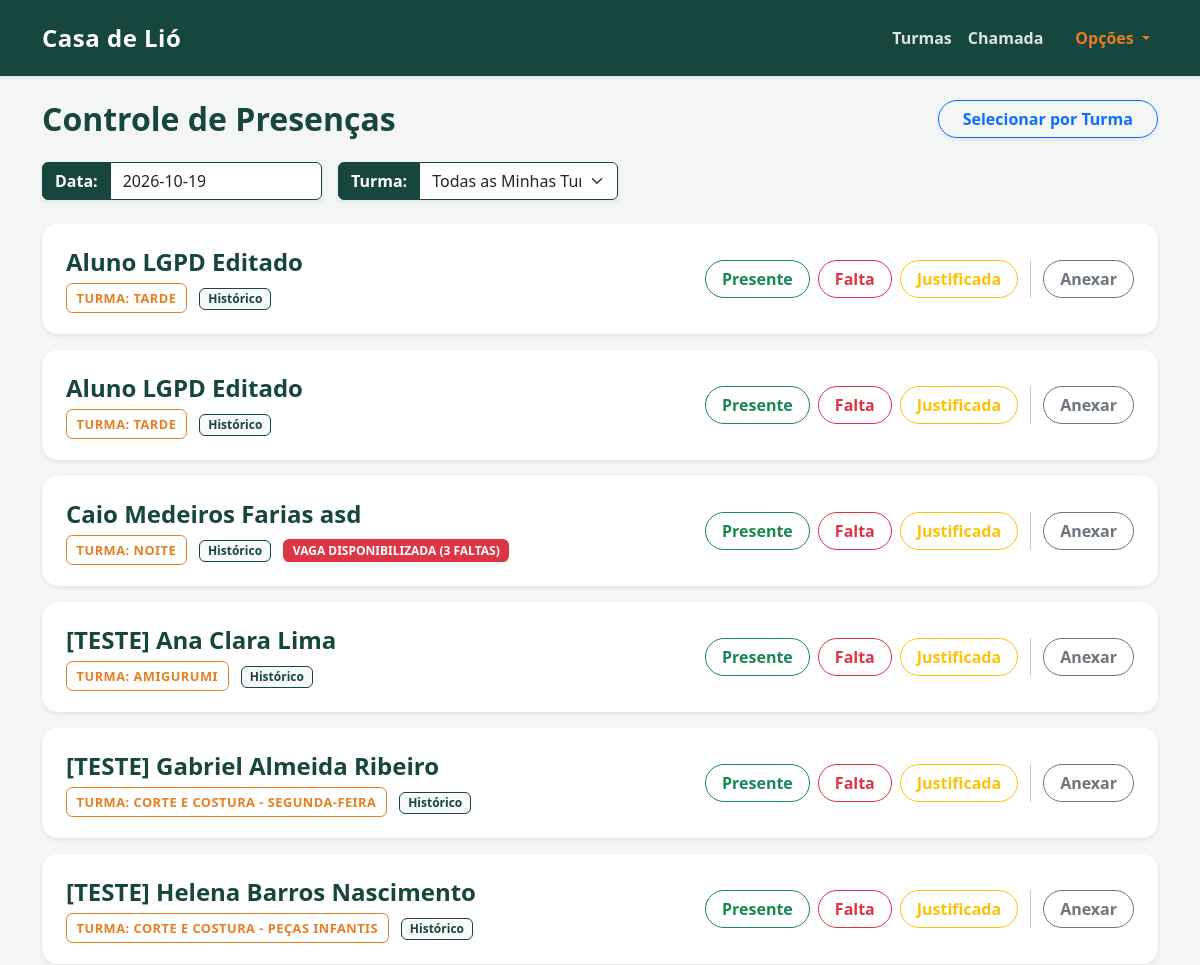
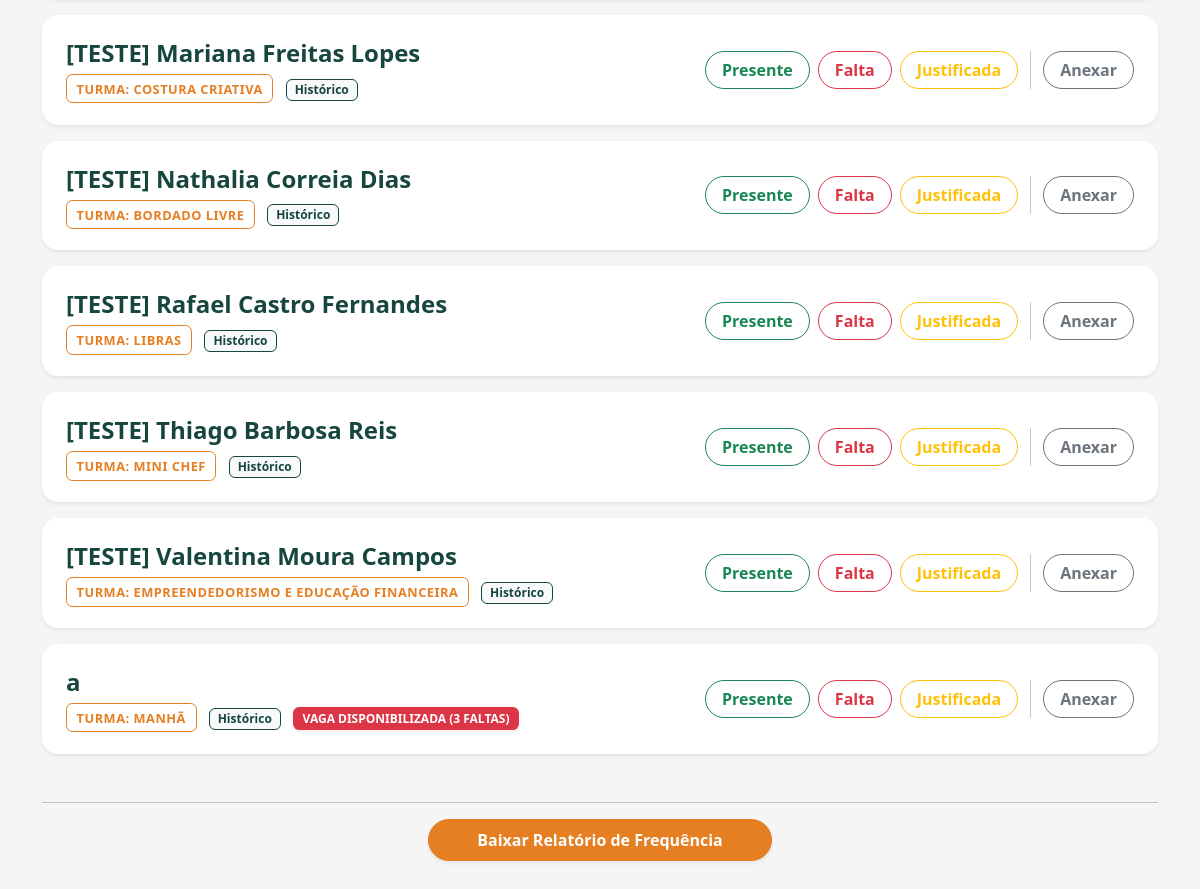
The page / (signed in) on the database its author committed (2 pictures, top to bottom).
### tables this page shows
CREATE TABLE alunos (
        id INTEGER PRIMARY KEY AUTOINCREMENT,
        nome TEXT NOT NULL,
        turma TEXT NOT NULL,
        data_nascimento TEXT,
        telefone TEXT,
        cep TEXT,
        rua TEXT,
        numero TEXT,
        bairro TEXT,
        cidade TEXT,
        referencia TEXT,
        contato_emergencia TEXT,
        telefone_emergencia TEXT,
        condicao_medica TEXT,
        nome_responsavel TEXT,
        autorizacao_pais INTEGER
    , consentimento_lgpd INTEGER DEFAULT 0, data_consentimento TEXT);

### app.py (the view)
@app.get("/", response_class=HTMLResponse)
async def home(request: Request, data_chamada: str = None, turma: str = None):
    usuario = obter_usuario_atual(request)
    if not usuario:
        return RedirectResponse(url="/login", status_code=303)
    data_atual = data_chamada if data_chamada else date.today().isoformat()
    try:
        datetime.strptime(data_atual, "%Y-%m-%d")
    except ValueError:
        raise HTTPException(status_code=422, detail="Data inválida; use AAAA-MM-DD")
    conexao = pegar_conexao()
    turmas_disponiveis = obter_turmas_permitidas(conexao, usuario)
    if usuario['perfil'] != 'coordenacao' and not turmas_disponiveis:
        conexao.close()
        return templates.TemplateResponse(
            request=request,
            name="index.html",
            context={
                "alunos": [],
                "data_atual": data_atual,
                "turmas_disponiveis": [],
                "turma_selecionada": "",
                "sem_turma_vinculada": True
            }
        )
    if usuario['perfil'] != 'coordenacao' and not turma and len(turmas_disponiveis) == 1:
        turma = turmas_disponiveis[0]
    query = '''
        SELECT a.id, a.nome, a.turma, p.status, p.atestado,
               (SELECT COUNT(*) FROM presencas WHERE aluno_id = a.id AND status = 'Falta') as total_faltas
        FROM alunos a
        LEFT JOIN presencas p ON a.id = p.aluno_id AND p.data = ?
    '''
    parametros = [data_atual]
    if turma and turma in turmas_disponiveis:
        query += ' WHERE a.turma = ?'
        parametros.append(turma)
    elif usuario['perfil'] != 'coordenacao':
        placeholders = ','.join(['?'] * len(turmas_disponiveis))
        query += f' WHERE a.turma IN ({placeholders})'
        parametros.extend(turmas_disponiveis)
        turma = ""
    query += ' ORDER BY a.nome ASC'
    alunos = conexao.execute(query, parametros).fetchall()
    conexao.close()
    return templates.TemplateResponse(
        request=request,
        name="index.html",
        context={
            "alunos": alunos,
            "data_atual": data_atual,
            "turmas_disponiveis": turmas_disponiveis,
            "turma_selecionada": turma if (turma and turma in turmas_disponiveis) else "",
            "sem_turma_vinculada": False
        }
    )

### templates/index.html (shortened to what this page needs)
{% extends 'base.html' %}
{% block conteudo %}
    <link rel="stylesheet" href="https://cdn.jsdelivr.net/npm/flatpickr/dist/flatpickr.min.css">
    <div class="d-flex flex-wrap justify-content-between align-items-center mb-4 gap-2">
        <div>
            <h2 class="text-primary fw-bold mb-0">
                Controle de Presenças
            </h2>
        </div>
        <a href="/turmas" class="btn btn-outline-primary rounded-pill fw-semibold px-4 shadow-sm">
             Selecionar por Turma
        </a>
    </div>
    <form method="GET" action="/" class="d-flex flex-wrap gap-3 mb-4 align-items-center">
        <div class="input-group shadow-sm attendance-filter" style="max-width: 280px;">
            <span class="input-group-text bg-primary text-white border-primary fw-bold">Data:</span>
            <input type="text" id="calendario-br" name="data_chamada" class="form-control border-primary bg-white" value="{{ data_atual }}" placeholder="Selecione a data">
        </div>
        <div class="input-group shadow-sm attendance-filter" style="max-width: 280px;">
            <span class="input-group-text bg-primary text-white border-primary fw-bold">Turma:</span>
            <select name="turma" class="form-select border-primary bg-white" onchange="this.form.submit()">
                <option value="">Todas as Minhas Turmas</option>
            </select>
        </div>
    </form>
    {% if alunos %}
        {% for aluno in alunos %}
        <div class="card shadow-sm mb-3 border-0" style="border-radius: 1rem;">
            <div class="card-body p-4 attendance-card-body d-flex flex-column flex-lg-row justify-content-between align-items-center gap-3">
                <div class="text-center text-lg-start w-100">
                    <h4 class="card-title mb-2 fw-bold text-primary">{{ aluno['nome'] }}</h4>
                    <span class="badge-institucional me-2">Turma: {{ aluno['turma'] }}</span>
                    <a href="/alunos/{{ aluno['id'] }}/historico" class="badge bg-light text-primary border border-primary text-decoration-none py-1 px-2 me-2">
                         Histórico
                    </a>
                    {% if aluno['total_faltas'] >= 3 %}
                        <span class="badge bg-danger shadow-sm" style="border-radius: 0.4rem; padding: 0.35rem 0.6rem; font-size: 0.75rem; text-transform: uppercase;">
                             Vaga Disponibilizada ({{ aluno['total_faltas'] }} Faltas)
                        </span>
                    {% endif %}
                </div>
                <div class="attendance-actions d-flex flex-wrap justify-content-center justify-content-lg-end align-items-center gap-2 w-100">
                    <form action="/registrar/{{ aluno['id'] }}/{{ data_atual }}/Presente?turma={{ turma_selecionada or '' }}" method="POST">
                        <button class="btn {% if aluno['status'] == 'Presente' %}btn-success{% else %}btn-outline-success{% endif %} rounded-pill px-3 fw-semibold">Presente</button>
                    </form>
                    <form action="/registrar/{{ aluno['id'] }}/{{ data_atual }}/Falta?turma={{ turma_selecionada or '' }}" method="POST">
                        <button class="btn {% if aluno['status'] == 'Falta' %}btn-danger{% else %}btn-outline-danger{% endif %} rounded-pill px-3 fw-semibold">Falta</button>
                    </form>
                    <form action="/registrar/{{ aluno['id'] }}/{{ data_atual }}/Falta justificada?turma={{ turma_selecionada or '' }}" method="POST">
                        <button class="btn {% if aluno['status'] == 'Falta justificada' %}btn-warning{% else %}btn-outline-warning{% endif %} rounded-pill px-3 fw-semibold">Justificada</button>
                    </form>
                    <button type="button" class="btn btn-outline-secondary rounded-pill px-3 fw-semibold" data-bs-toggle="modal" data-bs-target="#modalAtestado{{ aluno['id'] }}">
                         Anexar
                    </button>
                </div>
            </div>
        </div>
        {% endfor %}
    {% endif %}
    <hr class="mt-5">
    <div class="text-center mb-5">
        <button type="button" class="btn btn-warning rounded-pill px-5 py-2 fw-bold shadow-sm text-white" data-bs-toggle="modal" data-bs-target="#modalFiltros">
            Baixar Relatório de Frequência
        </button>
    </div>
{% endblock %}

### templates/base.html (shortened to what this page needs)
<!DOCTYPE html>
<html lang="pt-PT">
<head>
    <link href="https://cdn.jsdelivr.net/npm/bootstrap@5.3.0/dist/css/bootstrap.min.css" rel="stylesheet">
</head>
<body>
    <nav class="navbar navbar-expand-lg shadow-sm">
        <div class="container">
            <a class="navbar-brand fw-bold text-white" href="/">Casa de Lió</a>
            <div class="collapse navbar-collapse" id="navbarNav">
                <ul class="navbar-nav ms-auto align-items-center">
                    {% if request.session.get('perfil') == 'coordenacao' %}
                        <li class="nav-item dropdown">
                            <a class="nav-link fw-semibold dropdown-toggle" href="#" id="menuTurmas" role="button" data-bs-toggle="dropdown" aria-expanded="false">
                                Turmas
                            </a>
                            <ul class="dropdown-menu shadow border-0 mt-2" aria-labelledby="menuTurmas">
                                <li>
                                    <a class="dropdown-item text-primary fw-semibold" href="/turmas">
                                        Painel de Controle de Turmas
                                    </a>
                                </li>
                                <li><hr class="dropdown-divider"></li>
                                <li>
                                    <a class="dropdown-item text-primary fw-semibold" href="/turmas/nova">
                                        Criação de Novas Turmas
                                    </a>
                                </li>
                            </ul>
                        </li>
                    {% else %}
                        <li class="nav-item"><a class="nav-link fw-semibold" href="/turmas">Turmas</a></li>
                    {% endif %}
                    <li class="nav-item"><a class="nav-link fw-semibold" href="/">Chamada</a></li>
                    <li class="nav-item dropdown ms-lg-3 mt-2 mt-lg-0">
                        <a class="nav-link fw-bold dropdown-toggle" href="#" id="menuPerfil" role="button" data-bs-toggle="dropdown" aria-expanded="false" style="color: var(--laranja-adra) !important;">
                            Opções
                        </a>
                    </li>
                </ul>
            </div>
        </div>
    </nav>
    <div class="container mt-4">
        {% block conteudo %}{% endblock %}
    </div>
</body>
</html>

### templates/base.html (style rules this page uses)
:root { --verde-adra: #16463d; --laranja-adra: #e67e22; --fundo-cinza: #f4f6f5; }
body { background-color: var(--fundo-cinza) !important; font-family: 'Segoe UI', Tahoma, Geneva, Verdana, sans-serif; }
.navbar { background-color: var(--verde-adra) !important; padding-top: 15px; padding-bottom: 15px; }
.navbar-brand { font-size: 1.5rem; letter-spacing: 0.5px; }
.nav-link { color: rgba(255, 255, 255, 0.85) !important; transition: color 0.3s; }
.text-primary { color: var(--verde-adra) !important; }
.bg-primary { background-color: var(--verde-adra) !important; }
.border-primary { border-color: var(--verde-adra) !important; }
.btn-warning { background-color: var(--laranja-adra) !important; border-color: var(--laranja-adra) !important; color: white !important; }
.card { border-radius: 1rem !important; border: none; transition: transform 0.2s ease-in-out; }
.badge-institucional { background-color: transparent; color: var(--laranja-adra); border: 1.5px solid var(--laranja-adra); padding: 0.3rem 0.6rem; border-radius: 0.4rem; font-size: 0.80rem; font-weight: 700; text-transform: uppercase; letter-spacing: 0.5px; }
.attendance-actions form { margin: 0; }
.attendance-actions .btn { white-space: nowrap; }

### rows shown on the page
alunos: nome "Aluno LGPD Editado", turma "TARDE"
alunos: nome "Aluno LGPD Editado", turma "TARDE"
alunos: nome "Caio Medeiros Farias asd", turma "NOITE", total_faltas "3"
alunos: nome "[TESTE] Ana Clara Lima", turma "AMIGURUMI"
alunos: nome "[TESTE] Gabriel Almeida Ribeiro", turma "CORTE E COSTURA - SEGUNDA-FEIRA"
alunos: nome "[TESTE] Helena Barros Nascimento", turma "CORTE E COSTURA - PEÇAS INFANTIS"
alunos: nome "[TESTE] Mariana Freitas Lopes", turma "COSTURA CRIATIVA"
alunos: nome "[TESTE] Nathalia Correia Dias", turma "BORDADO LIVRE"
alunos: nome "[TESTE] Rafael Castro Fernandes", turma "LIBRAS"
alunos: nome "[TESTE] Thiago Barbosa Reis", turma "MINI CHEF"
alunos: nome "[TESTE] Valentina Moura Campos", turma "EMPREENDEDORISMO E EDUCAÇÃO FINANCEIRA"
alunos: nome "a", turma "MANHÃ", total_faltas "3"
